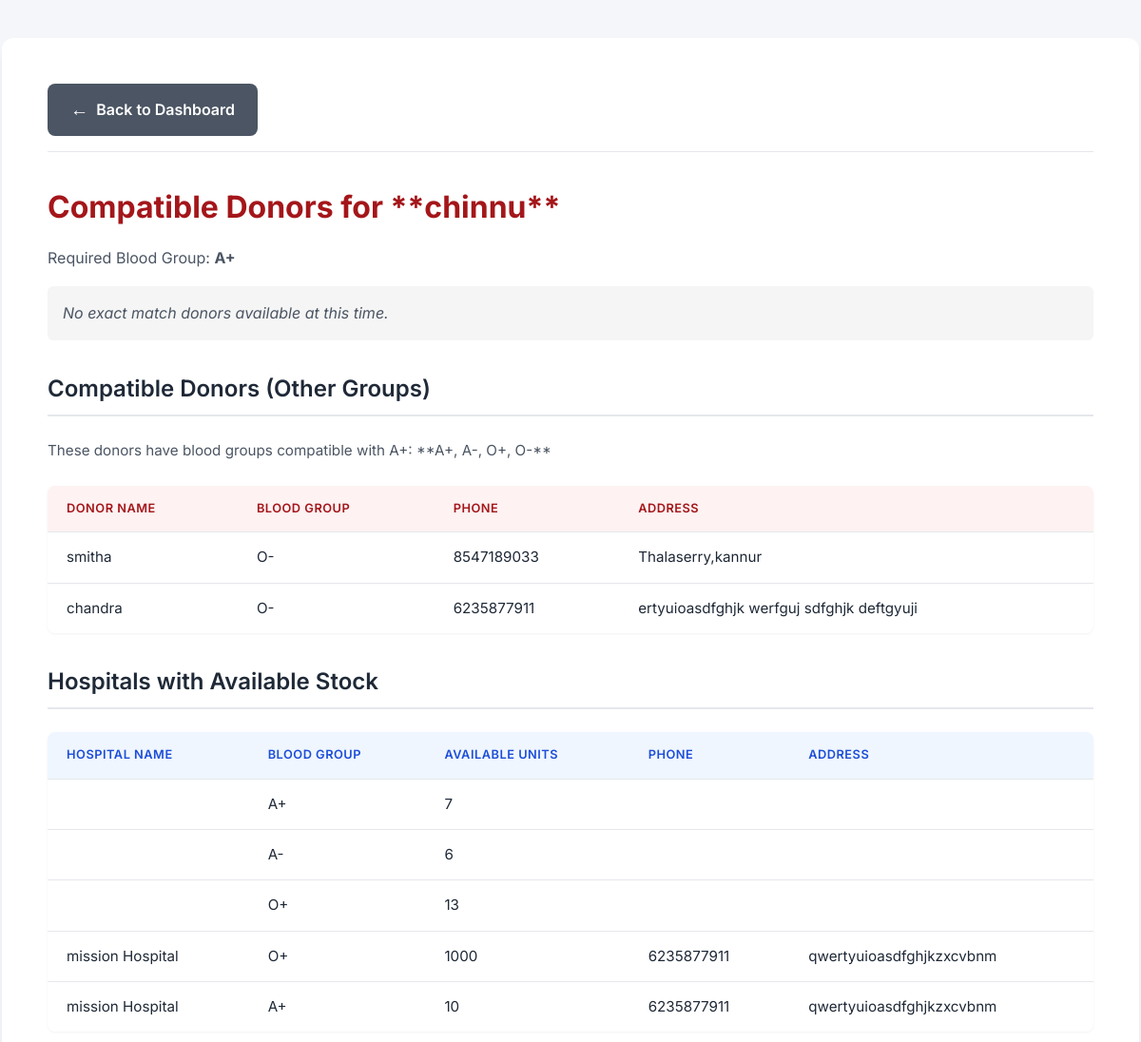
The page /patient/search-donors/ (signed in) on the database as committed earlier.
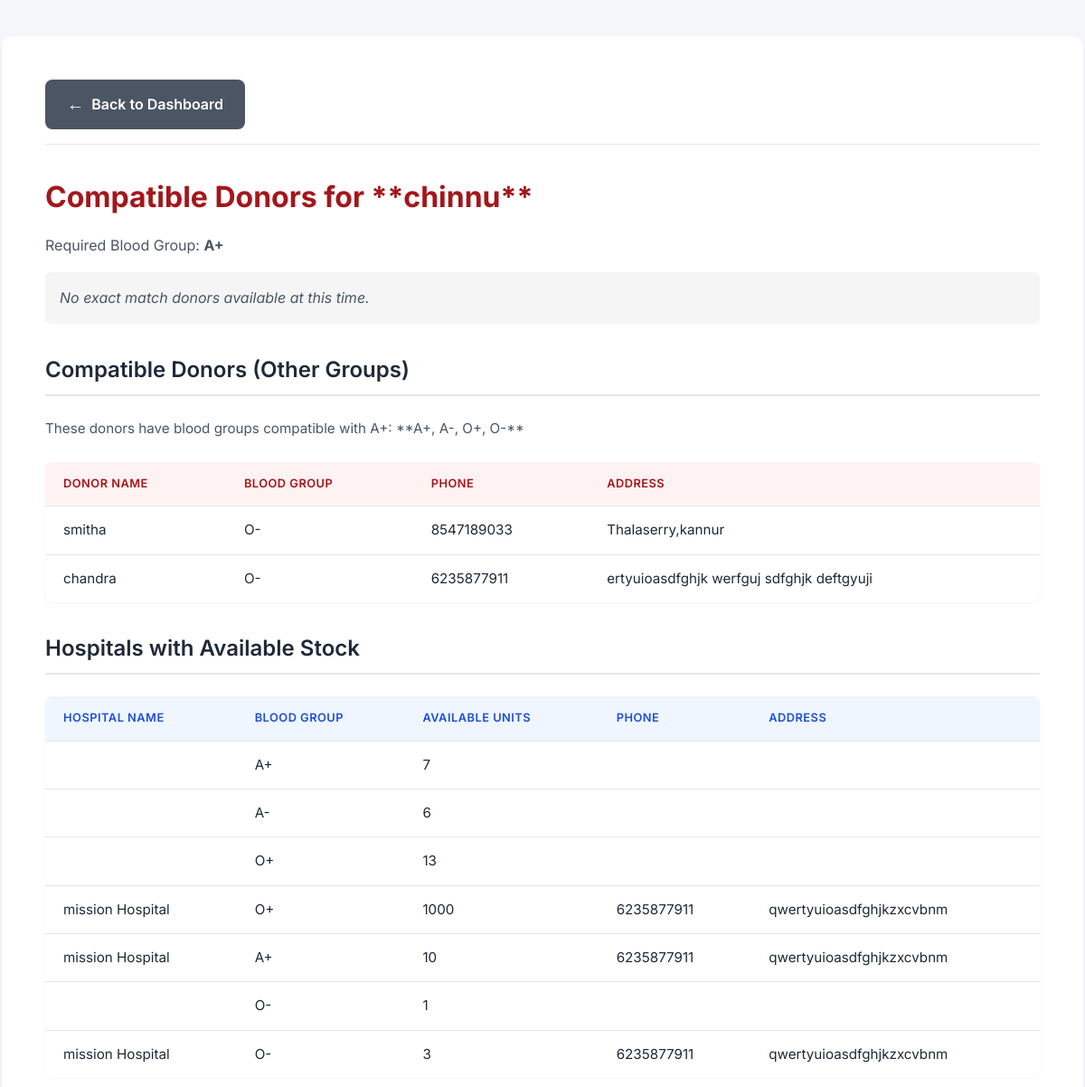
The same page on the database as committed later.
### bloodmanager/models.py (models this page shows, shortened)
class Donor(models.Model):
    user = models.OneToOneField(User, on_delete=models.CASCADE)
    phone = models.CharField(max_length=15)
    gender = models.CharField(max_length=10, choices=GENDER_CHOICES)
    blood_group = models.CharField(max_length=3, choices=BLOOD_GROUP_CHOICES)
    address = models.TextField()
    age = models.PositiveIntegerField()
    last_donation_date = models.DateField(null=True, blank=True)
    available = models.BooleanField(default=True)
    profile_photo = models.ImageField(
        upload_to='donor_photos/',
        null=True,
        blank=True
    )

class BloodStock(models.Model):
    hospital = models.ForeignKey(Hospital, on_delete=models.CASCADE, null=True, blank=True)
    blood_group = models.CharField(max_length=3, choices=BLOOD_GROUP_CHOICES)
    units = models.PositiveIntegerField(default=0)

class Hospital(models.Model):
    user = models.OneToOneField(User, on_delete=models.CASCADE)
    name = models.CharField(max_length=255)
    email = models.EmailField(null=True, blank=True)
    phone = models.CharField(max_length=20)
    address = models.TextField(null=True, blank=True)  # <-- add this

### bloodmanager/views.py (the view)
# urls.py: path('patient/search-donors/', views.search_donors, name='search-donors'),
@login_required
def search_donors(request):
    patient = Patient.objects.get(user=request.user)
    required_blood_group = patient.blood_group
    compatible_groups = {
        'A+': ['A+', 'A-', 'O+', 'O-'],
        'A-': ['A-', 'O-'],
        'B+': ['B+', 'B-', 'O+', 'O-'],
        'B-': ['B-', 'O-'],
        'AB+': ['A+', 'A-', 'B+', 'B-', 'AB+', 'AB-', 'O+', 'O-'],
        'AB-': ['AB-', 'A-', 'B-', 'O-'],
        'O+': ['O+', 'O-'],
        'O-': ['O-'],
    }.get(required_blood_group, [])
    exact_match_donors = Donor.objects.filter(
        blood_group=required_blood_group,
        available=True
    ).select_related('user')
    compatible_donors = Donor.objects.filter(
        blood_group__in=compatible_groups,
        available=True
    ).exclude(blood_group=required_blood_group).select_related('user')
    hospitals_with_stock = BloodStock.objects.filter(
        blood_group__in=compatible_groups,
        units__gt=0
    ).select_related('hospital')
    return render(request, 'patient/search_donors.html', {
        'patient': patient,
        'required_blood_group': required_blood_group,
        'exact_match_donors': exact_match_donors,
        'compatible_donors': compatible_donors,
        'compatible_groups': compatible_groups,
        'hospitals_with_stock': hospitals_with_stock
    })

### bloodmanager/templates/patient/search_donors.html (shortened to what this page needs)
{% load static %}
<!DOCTYPE html>
<html lang="en">
<head>
</head>
<body>
<div class="container">
    <div class="back-btn-container">
        <a href="{% url 'patient-dashboard' %}" class="back-btn">
            <span style="font-size: 1.2em;">&larr;</span> Back to Dashboard
        </a>
    </div>
    <h2>Compatible Donors for **{{ patient.user.username }}**</h2>
    <p style="color: var(--text-light);">
        Required Blood Group: <strong>{{ required_blood_group }}</strong>
    </p>
    {% if exact_match_donors %}
    <h3><span style="color: var(--success);"></span> Exact Match Donors ({{ required_blood_group }})</h3>
    <table>
        <thead class="exact-match-header">
            <tr><th>Donor Name</th><th>Blood Group</th><th>Phone</th><th>Address</th></tr>
        </thead>
        <tbody>
            {% for donor in exact_match_donors %}
            <tr>
                <td data-label="Donor Name">{{ donor.user.username }}</td>
                <td data-label="Blood Group">{{ donor.blood_group }}</td>
                <td data-label="Phone">{{ donor.phone }}</td>
                <td data-label="Address">{{ donor.address }}</td>
            </tr>
            {% endfor %}
        </tbody>
    </table>
    {% else %}
    <p class="info-message">No exact match donors available at this time.</p>
    {% endif %}
    {% if compatible_donors %}
    <h3> Compatible Donors (Other Groups)</h3>
    <p style="color: var(--text-light); font-size: 0.95rem;">
        These donors have blood groups compatible with {{ required_blood_group }}:
        **{{ compatible_groups|join:", " }}**
    </p>
    <table>
        <thead class="compatible-match-header">
            <tr><th>Donor Name</th><th>Blood Group</th><th>Phone</th><th>Address</th></tr>
        </thead>
        <tbody>
            {% for donor in compatible_donors %}
            <tr>
                <td data-label="Donor Name">{{ donor.user.username }}</td>
                <td data-label="Blood Group">{{ donor.blood_group }}</td>
                <td data-label="Phone">{{ donor.phone }}</td>
                <td data-label="Address">{{ donor.address }}</td>
            </tr>
            {% endfor %}
        </tbody>
    </table>
    {% else %}
    <p class="info-message">No compatible donors found.</p>
    {% endif %}
    <h3> Hospitals with Available Stock</h3>
    {% if hospitals_with_stock %}
    <table>
        <thead class="hospital-stock-header">
            <tr><th>Hospital Name</th><th>Blood Group</th><th>Available Units</th><th>Phone</th><th>Address</th></tr>
        </thead>
        <tbody>
            {% for stock in hospitals_with_stock %}
            <tr>
                <td data-label="Hospital Name">{{ stock.hospital.name }}</td>
                <td data-label="Blood Group">{{ stock.blood_group }}</td>
                <td data-label="Available Units">{{ stock.units }}</td>
                <td data-label="Phone">{{ stock.hospital.phone }}</td>
                <td data-label="Address">{{ stock.hospital.address }}</td>
            </tr>
            {% endfor %}
        </tbody>
    </table>
    {% else %}
    <p class="info-message">No hospital stock available for compatible blood groups at the moment.</p>
    {% endif %}
</div>
</body>
</html>

Rows that differ between the two databases and show on the page:
added BloodStock: blood_group "O-", units "1"
added BloodStock: hospital.name "mission Hospital", blood_group "O-", units "3", hospital.phone "6235877911", hospital.address "qwertyuioasdfghjkzxcvbnm"
